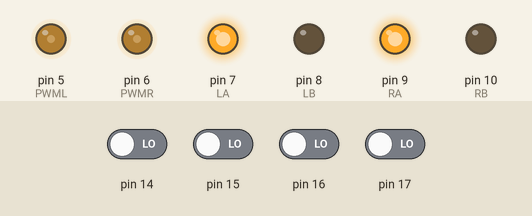
Simulated run of this sketch. Board: Arduino Uno, built with avr-gcc and run on an emulated ATmega328P. On the bench: output pins drawn as LEDs (lit = HIGH). The test bench sets the inputs (shaded band); at power-on: pin 14–17 LOW.

Above: at 1.2 s.
1.3 s: pin 14 driven HIGH
At 2.6 s:
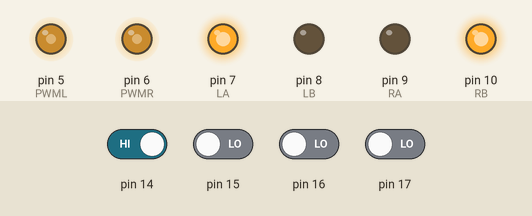
2.9 s: pin 14 driven LOW and pin 15 driven HIGH
At 4.2 s:
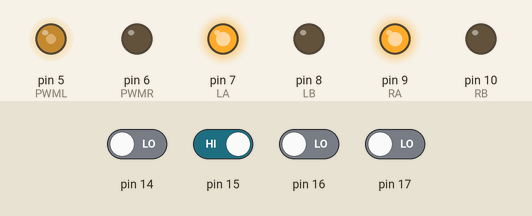
4.5 s: pin 15 driven LOW
At 4.9 s:
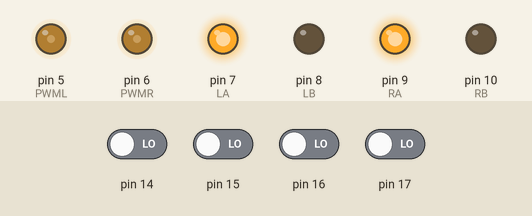
6.0 s: pin 16 driven HIGH
At 7.2 s:
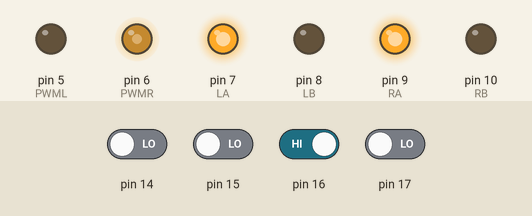
7.5 s: pin 17 driven HIGH
At 8.7 s:
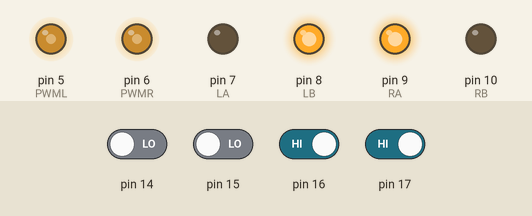
9.1 s: pin 17 driven LOW
At 10.4 s:
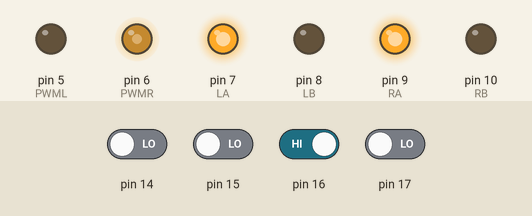
Timing chart, 0 to 11.6 s (numbered marks = the images above; inputs shaded):
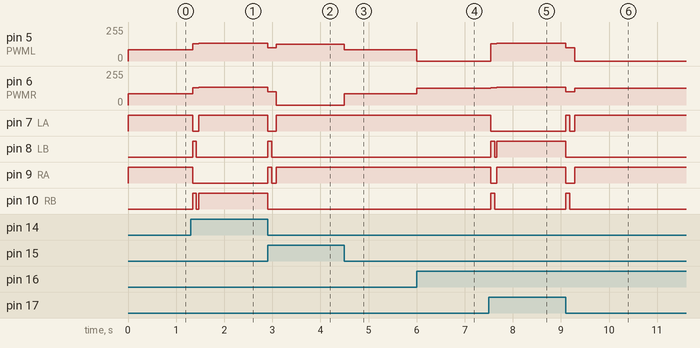

The sketch:

MainPrauto.ino
```cpp
int LA=7,LB=8,RA=9,RB=10,PWML=5,PWMR=6;
int IN1,IN2,IN3,IN4,MIX,DT;
unsigned long starttime,stoptime,looptime;
void setup()
{

  pinMode(LA,OUTPUT);
  pinMode(LB,OUTPUT);
  pinMode(RA,OUTPUT);
  pinMode(RB,OUTPUT);

}

void loop()

{
start:
TEST();
switch(MIX)
    {
    case 0:FORW(0);break;
    case 100:turL();break;
    case 10:turR();break;
    case 1000:starttime=millis();do {TEST();if (IN4==1){FORW(50);goto start;}stoptime=millis();looptime=stoptime-starttime;} while(looptime<45);
BACK(75);STOP(50);do {TEST();crcL(0,135);} while(MIX!=100);crcR(85,100);STOP(100);break;
    case 1:starttime=millis();do {TEST();if (IN1==1){FORW(50);goto start;}stoptime=millis();looptime=stoptime-starttime;} while(looptime<45);
BACK(75);STOP(50);do {TEST();crcR(0,135);} while(MIX!=10);crcL(85,100);STOP(100);break;
    case 1100:starttime=millis();do {TEST();if (IN4==1){FORW(50);goto start;}stoptime=millis();looptime=stoptime-starttime;} while(looptime<45);
BACK(75);STOP(50);do {TEST();crcL(0,135);} while(MIX!=100);crcR(85,100);STOP(100);break;
    case 11:starttime=millis();do {TEST();if (IN1==1){FORW(50);goto start;}stoptime=millis();looptime=stoptime-starttime;} while(looptime<45);
BACK(75);STOP(50);do {TEST();crcR(0,135);} while(MIX!=10);crcL(85,100);STOP(100);break;
    case 1111:FORW(50);break;

    }
}

 void STOP(int DS)    //停止
  {
    digitalWrite(LA,0);
    digitalWrite(LB,0);
    digitalWrite(RA,0);
    digitalWrite(RB,0);
    delay(DS);
  }
  void FORW(int DF)    //前进
  {
    digitalWrite(LA,1);
    digitalWrite(LB,0);
    digitalWrite(RA,1);
    digitalWrite(RB,0);
      analogWrite(PWML,85);
      analogWrite(PWMR,85);
      delay(DF);
  }
  void BACK(int DB)    //后退
  {
    digitalWrite(LA,0);
    digitalWrite(LB,1);
    digitalWrite(RA,0);
    digitalWrite(RB,1);
      analogWrite(PWML,130);
      analogWrite(PWMR,130);
      delay(DB);
  }
  void turL()    //左转
  { digitalWrite(LA,1);
    digitalWrite(LB,0);
    digitalWrite(RA,1);
    digitalWrite(RB,0);
      analogWrite(PWML,0);
      analogWrite(PWMR,125);
  }
   void turR()  //右转
  { digitalWrite(LA,1);
    digitalWrite(LB,0);
    digitalWrite(RA,1);
    digitalWrite(RB,0);
      analogWrite(PWML,125);
      analogWrite(PWMR,0);
  }
    void crcL(int DCL,int L )   //    左旋
  { digitalWrite(LA,0);
    digitalWrite(LB,1);
    digitalWrite(RA,1);
    digitalWrite(RB,0);
      analogWrite(PWML,L);
      analogWrite(PWMR,L);
      delay(DCL);
  }
  void crcR(int DCR,int R)     //    右旋
  { digitalWrite(LA,1);
    digitalWrite(LB,0);
    digitalWrite(RA,0);
    digitalWrite(RB,1);
      analogWrite(PWML,R);
      analogWrite(PWMR,R);
      delay(DCR);
  }

 void TEST()
{
  IN1=digitalRead(17);
  IN2=digitalRead(16);
  IN3=digitalRead(15);
  IN4=digitalRead(14);
  MIX=IN1*1000+IN2*100+IN3*10+IN4;
}
```

Measured:
- after the input at 1.3 s, pin 5 (PWML), pin 6 (PWMR): 85/255 → 130/255 at once, → 135/255 0.13 s later; pin 7 (LA): HIGH → LOW at once, → HIGH 0.13 s later; pin 8 (LB): LOW → HIGH at once, → LOW 0.08 s later; pin 9 (RA): HIGH → LOW at once; pin 10 (RB): LOW → HIGH at once, → LOW 0.08 s later, → HIGH 0.05 s later
- after the input at 2.9 s, pin 5 (PWML): 135/255 → 100/255 at once, → 125/255 0.19 s later; pin 6 (PWMR): 135/255 → 100/255 at once, → 0/255 0.19 s later; pin 7 (LA): HIGH → LOW at once, → HIGH 0.19 s later; pin 8 (LB): LOW → HIGH at once, → LOW 0.09 s later; pin 9 (RA): LOW → HIGH at once, → LOW 0.09 s later, → HIGH 0.10 s later
- after the input at 4.5 s, pin 5 (PWML): 125/255 → 85/255 at once; pin 6 (PWMR): 0/255 → 85/255 at once
- after the input at 6.0 s, pin 5 (PWML): 85/255 → 0/255 at once; pin 6 (PWMR): 85/255 → 125/255 at once
- after the input at 7.5 s, pin 5 (PWML): 0/255 → 130/255 at once, → 135/255 0.13 s later; pin 6 (PWMR): 125/255 → 130/255 at once, → 135/255 0.13 s later; pin 7 (LA): HIGH → LOW at once; pin 8 (LB): LOW → HIGH at once, → LOW 0.08 s later, → HIGH 0.05 s later; pin 9 (RA): HIGH → LOW at once, → HIGH 0.13 s later
- after the input at 9.1 s, pin 5 (PWML): 135/255 → 100/255 at once, → 0/255 0.19 s later; pin 6 (PWMR): 135/255 → 100/255 at once, → 125/255 0.19 s later; pin 7 (LA): LOW → HIGH at once, → LOW 0.09 s later, → HIGH 0.10 s later; pin 8 (LB): HIGH → LOW at once; pin 9 (RA): HIGH → LOW at once, → HIGH 0.19 s later
